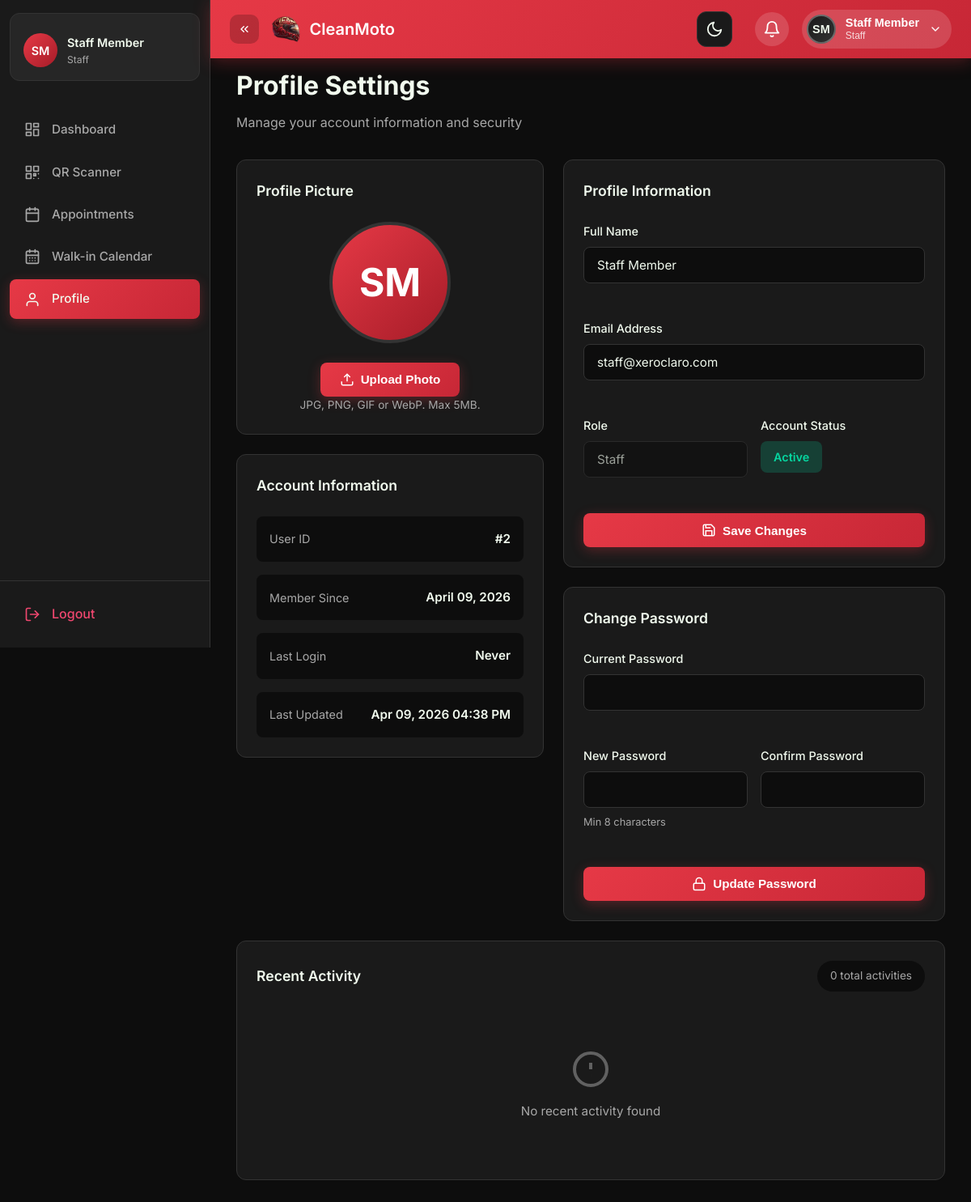
Page /staff/pages/profile.php (signed in) on the committed database.
### tables this page shows
CREATE TABLE IF NOT EXISTS users (
    id INT AUTO_INCREMENT PRIMARY KEY,
    name VARCHAR(100) NOT NULL,
    email VARCHAR(255) NOT NULL UNIQUE,
    password VARCHAR(255) NOT NULL,
    role ENUM('admin', 'staff', 'user') DEFAULT 'user',
    status ENUM('active', 'inactive', 'suspended') DEFAULT 'active',
    avatar VARCHAR(255) DEFAULT NULL,
    created_at TIMESTAMP DEFAULT CURRENT_TIMESTAMP,
    updated_at TIMESTAMP DEFAULT CURRENT_TIMESTAMP ON UPDATE CURRENT_TIMESTAMP,
    last_login TIMESTAMP NULL,
    INDEX idx_email (email),
    INDEX idx_role (role),
    INDEX idx_status (status)
);

### staff/pages/profile.php (the view, shortened to what this page needs)
<?php
$db = Database::getInstance()->getConnection();
$userId = $_SESSION['user_id'];
$stmt = $db->prepare("SELECT * FROM users WHERE id = ?");
$stmt->execute([$userId]);
$user = $stmt->fetch();
$logsPage = isset($_GET['logs_page']) ? max(1, intval($_GET['logs_page'])) : 1;
$logsPerPage = 5;
$logsOffset = ($logsPage - 1) * $logsPerPage;
$totalLogsStmt = $db->prepare("SELECT COUNT(*) FROM activity_logs WHERE user_id = ?");
$totalLogsStmt->execute([$userId]);
$totalLogs = (int) $totalLogsStmt->fetchColumn();
$logsStmt = $db->prepare("
    SELECT action, description, ip_address, created_at
    FROM activity_logs
    WHERE user_id = ?
    ORDER BY created_at DESC
    LIMIT ? OFFSET ?
");
$logsStmt->bindValue(1, $userId, PDO::PARAM_INT);
$logsStmt->bindValue(2, $logsPerPage, PDO::PARAM_INT);
$logsStmt->bindValue(3, $logsOffset, PDO::PARAM_INT);
$logsStmt->execute();
$activityLogs = $logsStmt->fetchAll();
?>
<!DOCTYPE html>
<html lang="en">
<head>
    <link rel="stylesheet" href="../../assets/css/style.css">
</head>
<body>
    <div class="dashboard-layout">
        <?php include '../includes/sidebar.php'; ?>
        <?php include '../includes/header.php'; ?>
        <main class="main-content">
            <div class="dashboard-header">
                <h1>Profile Settings</h1>
                <p>Manage your account information and security</p>
            </div>
            <div class="profile-container">
                <div class="profile-left-column">
                    <div class="profile-card avatar-card">
                        <h3>Profile Picture</h3>
                        <div class="avatar-section">
                            <div class="avatar-preview">
                                <?php if ($user['avatar']): ?>
                                    <img src="../../<?php echo htmlspecialchars($user['avatar']); ?>" alt="Avatar" id="avatarImage">
                                <?php else: ?>
                                    <div class="avatar-initials-large" id="avatarInitials"><?php echo $initials; ?></div>
                                <?php endif; ?>
                            </div>
                            <form method="POST" enctype="multipart/form-data" id="avatarForm">
                                <div class="avatar-actions">
                                    <button type="button" class="btn-primary" onclick="document.getElementById('avatarInput').click()">
                                        <svg xmlns="http://www.w3.org/2000/svg" width="18" height="18" viewBox="0 0 24 24" fill="none" stroke="currentColor" stroke-width="2">
                                            <path d="M21 15v4a2 2 0 0 1-2 2H5a2 2 0 0 1-2-2v-4"></path>
                                            <polyline points="17 8 12 3 7 8"></polyline>
                                            <line x1="12" y1="3" x2="12" y2="15"></line>
                                        </svg>
                                        Upload Photo
                                    </button>
                                </div>
                                <p class="avatar-hint">JPG, PNG, GIF or WebP. Max 5MB.</p>
                            </form>
                        </div>
                    </div>
                    <div class="profile-card">
                        <h3>Account Information</h3>
                        <div class="info-grid">
                            <div class="info-item">
                                <span class="info-label">User ID</span>
                                <span class="info-value">#<?php echo $user['id']; ?></span>
                            </div>
                            <div class="info-item">
                                <span class="info-label">Member Since</span>
                                <span class="info-value"><?php echo date('F d, Y', strtotime($user['created_at'])); ?></span>
                            </div>
                            <div class="info-item">
                                <span class="info-label">Last Login</span>
                                <span class="info-value">
                                    <?php echo $user['last_login'] ? date('M d, Y h:i A', strtotime($user['last_login'])) : 'Never'; ?>
                                </span>
                            </div>
                            <div class="info-item">
                                <span class="info-label">Last Updated</span>
                                <span class="info-value"><?php echo date('M d, Y h:i A', strtotime($user['updated_at'])); ?></span>
                            </div>
                        </div>
                    </div>
                </div>
                <div class="profile-right-column">
                    <div class="profile-card">
                        <h3>Profile Information</h3>
                        <form method="POST" class="profile-form">
                            <div class="form-group">
                                <label for="name">Full Name</label>
                                <input type="text" id="name" name="name" class="form-input" value="<?php echo htmlspecialchars($user['name']); ?>" required>
                            </div>
                            <div class="form-group">
                                <label for="email">Email Address</label>
                                <input type="email" id="email" name="email" class="form-input" value="<?php echo htmlspecialchars($user['email']); ?>" required>
                            </div>
                            <div class="form-row">
                                <div class="form-group">
                                    <label>Role</label>
                                    <input type="text" class="form-input" value="<?php echo ucfirst($user['role']); ?>" disabled>
                                </div>
                                <div class="form-group">
                                    <label>Account Status</label>
                                    <div class="status-badge-inline <?php echo $user['status']; ?>">
                                        <?php echo ucfirst($user['status']); ?>
                                    </div>
                                </div>
                            </div>
                            <button type="submit" class="btn-primary">
                                <svg xmlns="http://www.w3.org/2000/svg" width="18" height="18" viewBox="0 0 24 24" fill="none" stroke="currentColor" stroke-width="2">
                                    <path d="M19 21H5a2 2 0 0 1-2-2V5a2 2 0 0 1 2-2h11l5 5v11a2 2 0 0 1-2 2z"></path>
                                    <polyline points="17 21 17 13 7 13 7 21"></polyline>
                                    <polyline points="7 3 7 8 15 8"></polyline>
                                </svg>
                                Save Changes
                            </button>
                        </form>
                    </div>
                    <div class="profile-card">
                        <h3>Change Password</h3>
                        <form method="POST" class="profile-form">
                            <div class="form-group">
                                <label for="current_password">Current Password</label>
                                <input type="password" id="current_password" name="current_password" class="form-input" required>
                            </div>
                            <div class="form-row">
                                <div class="form-group">
                                    <label for="new_password">New Password</label>
                                    <input type="password" id="new_password" name="new_password" class="form-input" minlength="8" required>
                                    <small class="form-hint">Min 8 characters</small>
                                </div>
                                <div class="form-group">
                                    <label for="confirm_password">Confirm Password</label>
                                    <input type="password" id="confirm_password" name="confirm_password" class="form-input" required>
                                </div>
                            </div>
                            <button type="submit" class="btn-primary">
                                <svg xmlns="http://www.w3.org/2000/svg" width="18" height="18" viewBox="0 0 24 24" fill="none" stroke="currentColor" stroke-width="2">
                                    <rect x="3" y="11" width="18" height="11" rx="2" ry="2"></rect>
                                    <path d="M7 11V7a5 5 0 0 1 10 0v4"></path>
                                </svg>
                                Update Password
                            </button>
                        </form>
                    </div>
                </div>
            </div>
            <div class="profile-card activity-log-card">
                <div class="activity-log-header">
                    <h3>Recent Activity</h3>
                    <span class="activity-count"><?php echo $totalLogs; ?> total activities</span>
                </div>
                <div class="activity-log-list">
                    <?php if (!empty($activityLogs)): ?>
                        <?php foreach ($activityLogs as $log): ?>
                            <div class="activity-item">
                                <div class="activity-icon <?php echo $log['action']; ?>">
                                    <?php
                                    $icon = match($log['action']) {
                                        'login' => '<svg xmlns="http://www.w3.org/2000/svg" width="18" height="18" viewBox="0 0 24 24" fill="none" stroke="currentColor" stroke-width="2"><path d="M15 3h4a2 2 0 0 1 2 2v14a2 2 0 0 1-2 2h-4"></path><polyline points="10 17 15 12 10 7"></polyline><line x1="15" y1="12" x2="3" y2="12"></line></svg>',
                                        'logout' => '<svg xmlns="http://www.w3.org/2000/svg" width="18" height="18" viewBox="0 0 24 24" fill="none" stroke="currentColor" stroke-width="2"><path d="M9 21H5a2 2 0 0 1-2-2V5a2 2 0 0 1 2-2h4"></path><polyline points="16 17 21 12 16 7"></polyline><line x1="21" y1="12" x2="9" y2="12"></line></svg>',
                                        'profile_update' => '<svg xmlns="http://www.w3.org/2000/svg" width="18" height="18" viewBox="0 0 24 24" fill="none" stroke="currentColor" stroke-width="2"><path d="M20 21v-2a4 4 0 0 0-4-4H8a4 4 0 0 0-4 4v2"></path><circle cx="12" cy="7" r="4"></circle></svg>',
                                        'password_change' => '<svg xmlns="http://www.w3.org/2000/svg" width="18" height="18" viewBox="0 0 24 24" fill="none" stroke="currentColor" stroke-width="2"><rect x="3" y="11" width="18" height="11" rx="2" ry="2"></rect><path d="M7 11V7a5 5 0 0 1 10 0v4"></path></svg>',
                                        'avatar_update' => '<svg xmlns="http://www.w3.org/2000/svg" width="18" height="18" viewBox="0 0 24 24" fill="none" stroke="currentColor" stroke-width="2"><rect x="3" y="3" width="18" height="18" rx="2" ry="2"></rect><circle cx="8.5" cy="8.5" r="1.5"></circle><polyline points="21 15 16 10 5 21"></polyline></svg>',
                                        'avatar_remove' => '<svg xmlns="http://www.w3.org/2000/svg" width="18" height="18" viewBox="0 0 24 24" fill="none" stroke="currentColor" stroke-width="2"><polyline points="3 6 5 6 21 6"></polyline><path d="M19 6v14a2 2 0 0 1-2 2H7a2 2 0 0 1-2-2V6m3 0V4a2 2 0 0 1 2-2h4a2 2 0 0 1 2 2v2"></path></svg>',
                                        'password_reset_request' => '<svg xmlns="http://www.w3.org/2000/svg" width="18" height="18" viewBox="0 0 24 24" fill="none" stroke="currentColor" stroke-width="2"><circle cx="12" cy="12" r="10"></circle><path d="M9.09 9a3 3 0 0 1 5.83 1c0 2-3 3-3 3"></path><line x1="12" y1="17" x2="12.01" y2="17"></line></svg>',
                                        default => '<svg xmlns="http://www.w3.org/2000/svg" width="18" height="18" viewBox="0 0 24 24" fill="none" stroke="currentColor" stroke-width="2"><circle cx="12" cy="12" r="10"></circle><line x1="12" y1="16" x2="12" y2="12"></line><line x1="12" y1="8" x2="12.01" y2="8"></line></svg>'
                                    };
                                    echo $icon;
                                    ?>
                                </div>
                                <div class="activity-content">
                                    <p class="activity-description"><?php echo htmlspecialchars($log['description']); ?></p>
                                    <div class="activity-meta">
                                        <span class="activity-time">
                                            <svg xmlns="http://www.w3.org/2000/svg" width="14" height="14" viewBox="0 0 24 24" fill="none" stroke="currentColor" stroke-width="2">
                                                <circle cx="12" cy="12" r="10"></circle>
                                                <polyline points="12 6 12 12 16 14"></polyline>
                                            </svg>
                                            <?php
                                            $timestamp = strtotime($log['created_at']);
                                            $diff = time() - $timestamp;
                                            if ($diff < 60) {
                                                echo 'Just now';
                                            } elseif ($diff < 3600) {
                                                echo floor($diff / 60) . ' minutes ago';
                                            } elseif ($diff < 86400) {
                                                echo floor($diff / 3600) . ' hours ago';
                                            } elseif ($diff < 604800) {
                                                echo floor($diff / 86400) . ' days ago';
                                            } else {
                                                echo date('M d, Y h:i A', $timestamp);
                                            }
                                            ?>
                                        </span>
                                        <span class="activity-ip">
                                            <svg xmlns="http://www.w3.org/2000/svg" width="14" height="14" viewBox="0 0 24 24" fill="none" stroke="currentColor" stroke-width="2">
                                                <circle cx="12" cy="12" r="10"></circle>
                                                <line x1="2" y1="12" x2="22" y2="12"></line>
                                                <path d="M12 2a15.3 15.3 0 0 1 4 10 15.3 15.3 0 0 1-4 10 15.3 15.3 0 0 1-4-10 15.3 15.3 0 0 1 4-10z"></path>
                                            </svg>
                                            <?php echo htmlspecialchars($log['ip_address'] ?: 'Unknown'); ?>
                                        </span>
                                    </div>
                                </div>
                            </div>
                        <?php endforeach; ?>
                    <?php else: ?>
                        <div class="activity-empty">
                            <svg xmlns="http://www.w3.org/2000/svg" width="48" height="48" viewBox="0 0 24 24" fill="none" stroke="currentColor" stroke-width="2">
                                <circle cx="12" cy="12" r="10"></circle>
                                <line x1="12" y1="8" x2="12" y2="12"></line>
                                <line x1="12" y1="16" x2="12.01" y2="16"></line>
                            </svg>
                            <p>No recent activity found</p>
                        </div>
                    <?php endif; ?>
                </div>
            </div>
        </main>
    </div>
</body>
</html>

### rows in the picture
users: id "2", created_at "April 09, 2026", updated_at "Apr 09, 2026 04:38 PM", name "Staff Member", email "staff@xeroclaro.com", role "Staff", status "Active"

### other values in the picture
$sidebarInitials "SM"
$sidebarUserName "Staff Member"
$sidebarUserRole "Staff"
$link['label'] "Dashboard"
$link['label'] "QR Scanner"
$link['label'] "Appointments"
$link['label'] "Walk-in Calendar"
$link['label'] "Profile"
APP_NAME "CleanMoto"
$initials "SM"
$userName "Staff Member"
$userRole "Staff"
$totalLogs "0"
